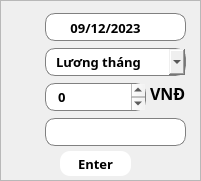
   <widget class="QFrame" name="frametest">
    <property name="geometry">
     <rect>
      <x>1370</x>
      <y>260</y>
      <width>201</width>
      <height>181</height>
     </rect>
    </property>
    <property name="styleSheet">
     <string notr="true">#frametest{
	background-color: #EDE4E0;
	border-radius: 15;
	border: 2px solid white;
}</string>
    </property>
    <property name="frameShape">
     <enum>QFrame::StyledPanel</enum>
    </property>
    <property name="frameShadow">
     <enum>QFrame::Raised</enum>
    </property>
    <widget class="QComboBox" name="comboBox">
     <property name="geometry">
      <rect>
       <x>45</x>
       <y>48</y>
       <width>141</width>
       <height>28</height>
      </rect>
     </property>
     <property name="font">
      <font>
       <family>Samsung Sharp Sans</family>
       <pointsize>10</pointsize>
       <bold>true</bold>
      </font>
     </property>
     <property name="layoutDirection">
      <enum>Qt::LeftToRight</enum>
     </property>
     <property name="autoFillBackground">
      <bool>false</bool>
     </property>
     <property name="styleSheet">
      <string notr="true">QComboBox {
    border: 1px solid gray;
    border-radius: 10px;
    min-width: 6em;
	padding-left: 10;
}

QComboBox:on {
    border-bottom-left-radius: 0px;
    border-bottom-right-radius: 0px;
}

QComboBox QAbstractItemView {
    border-bottom-right-radius: 10px;
    border-bottom-left-radius: 10px;
    background: transparent;
    border: 1px solid gray;
    padding: 4px 4px 4px 4px
}

QComboBox::drop-down {
	image: url(&quot;:/Icon/Image/icons8-down-25.png&quot;);
	width:20;
	padding-left: 5
}
</string>
     </property>
     <property name="editable">
      <bool>false</bool>
     </property>
     <property name="currentIndex">
      <number>0</number>
     </property>
     <property name="maxVisibleItems">
      <number>10</number>
     </property>
     <item>
      <property name="text">
       <string>Lương tháng</string>
      </property>
     </item>
     <item>
      <property name="text">
       <string>Khác</string>
      </property>
     </item>
    </widget>
    <widget class="QPlainTextEdit" name="plainTextEdit_2">
     <property name="geometry">
      <rect>
       <x>45</x>
       <y>118</y>
       <width>141</width>
       <height>28</height>
      </rect>
     </property>
     <property name="font">
      <font>
       <family>Samsung Sharp Sans</family>
       <bold>true</bold>
      </font>
     </property>
     <property name="styleSheet">
      <string notr="true">border-radius: 10;
background-color: white;
border: 1px solid gray;
padding-left: 5</string>
     </property>
     <property name="plainText">
      <string/>
     </property>
    </widget>
    <widget class="QLabel" name="label_11">
     <property name="geometry">
      <rect>
       <x>10</x>
       <y>48</y>
       <width>25</width>
       <height>25</height>
      </rect>
     </property>
     <property name="text">
      <string/>
     </property>
     <property name="pixmap">
      <pixmap resource="ResourceFile.qrc">:/Icon/Image/icons8-goal-40.png</pixmap>
     </property>
     <property name="scaledContents">
      <bool>true</bool>
     </property>
    </widget>
    <widget class="QLabel" name="label_12">
     <property name="geometry">
      <rect>
       <x>10</x>
       <y>83</y>
       <width>25</width>
       <height>25</height>
      </rect>
     </property>
     <property name="text">
      <string/>
     </property>
     <property name="pixmap">
      <pixmap resource="ResourceFile.qrc">:/Icon/Image/icons8-money-40.png</pixmap>
     </property>
     <property name="scaledContents">
      <bool>true</bool>
     </property>
    </widget>
    <widget class="QLabel" name="label_13">
     <property name="geometry">
      <rect>
       <x>10</x>
       <y>118</y>
       <width>25</width>
       <height>25</height>
      </rect>
     </property>
     <property name="text">
      <string/>
     </property>
     <property name="pixmap">
      <pixmap resource="ResourceFile.qrc">:/Icon/Image/icons8-note-40.png</pixmap>
     </property>
     <property name="scaledContents">
      <bool>true</bool>
     </property>
    </widget>
    <widget class="QLabel" name="label">
     <property name="geometry">
      <rect>
       <x>150</x>
       <y>83</y>
       <width>35</width>
       <height>20</height>
      </rect>
     </property>
     <property name="font">
      <font>
       <family>Samsung Sharp Sans</family>
       <pointsize>12</pointsize>
       <bold>true</bold>
      </font>
     </property>
     <property name="text">
      <string>VNĐ</string>
     </property>
    </widget>
    <widget class="QPushButton" name="pushButton_SetThu">
     <property name="geometry">
      <rect>
       <x>60</x>
       <y>151</y>
       <width>71</width>
       <height>25</height>
      </rect>
     </property>
     <property name="font">
      <font>
       <family>Samsung Sharp Sans</family>
       <pointsize>10</pointsize>
       <bold>true</bold>
      </font>
     </property>
     <property name="styleSheet">
      <string notr="true">#pushButton_SetThu
{
	border: 0px solid white;
	background-color: white;
	border-radius: 10px;
}
#pushButton_SetThu::pressed
{
	background-color: #99FFFF;
	border-style: inset;
}
#pushButton_SetThu::hover
{
	background-color: #BBBBBB;
	border-style: inset;
}</string>
     </property>
     <property name="text">
      <string>Enter</string>
     </property>
     <property name="icon">
      <iconset resource="ResourceFile.qrc">
       <normaloff>:/Icon/Image/icons8-next-50.png</normaloff>:/Icon/Image/icons8-next-50.png</iconset>
     </property>
     <property name="iconSize">
      <size>
       <width>20</width>
       <height>20</height>
      </size>
     </property>
    </widget>
    <widget class="QPlainTextEdit" name="plainTextEdit_3">
     <property name="geometry">
      <rect>
       <x>45</x>
       <y>83</y>
       <width>101</width>
       <height>28</height>
      </rect>
     </property>
     <property name="font">
      <font>
       <family>Samsung Sharp Sans</family>
       <pointsize>10</pointsize>
       <bold>true</bold>
      </font>
     </property>
     <property name="styleSheet">
      <string notr="true">border-radius: 10;
background-color: white;
border: 1px solid gray;
padding-left: 8</string>
     </property>
     <property name="plainText">
      <string>0</string>
     </property>
    </widget>
    <widget class="QLabel" name="label_date_selected_2">
     <property name="geometry">
      <rect>
       <x>60</x>
       <y>13</y>
       <width>91</width>
       <height>25</height>
      </rect>
     </property>
     <property name="font">
      <font>
       <family>Samsung Sharp Sans</family>
       <pointsize>10</pointsize>
       <bold>true</bold>
      </font>
     </property>
     <property name="styleSheet">
      <string notr="true">#label_date_selected{
	background-color: white;
	border-radius: 10;
	border: 1px solid white;
	color: black
}</string>
     </property>
     <property name="text">
      <string>09/12/2023</string>
     </property>
     <property name="alignment">
      <set>Qt::AlignCenter</set>
     </property>
    </widget>
    <widget class="QPlainTextEdit" name="plainTextEdit_7">
     <property name="geometry">
      <rect>
       <x>45</x>
       <y>13</y>
       <width>141</width>
       <height>28</height>
      </rect>
     </property>
     <property name="font">
      <font>
       <family>Samsung Sharp Sans</family>
       <bold>true</bold>
      </font>
     </property>
     <property name="styleSheet">
      <string notr="true">border-radius: 10;
background-color: white;
border: 1px solid gray;
padding-left: 5</string>
     </property>
     <property name="plainText">
      <string/>
     </property>
    </widget>
    <widget class="QLabel" name="label_18">
     <property name="geometry">
      <rect>
       <x>8</x>
       <y>13</y>
       <width>31</width>
       <height>31</height>
      </rect>
     </property>
     <property name="text">
      <string/>
     </property>
     <property name="pixmap">
      <pixmap resource="ResourceFile.qrc">:/Icon/Image/icons8-calendar-48.png</pixmap>
     </property>
     <property name="scaledContents">
      <bool>true</bool>
     </property>
    </widget>
    <widget class="QPushButton" name="pushButton_Selectday_Thu">
     <property name="geometry">
      <rect>
       <x>160</x>
       <y>15</y>
       <width>21</width>
       <height>24</height>
      </rect>
     </property>
     <property name="styleSheet">
      <string notr="true">#pushButton_Selectday_Thu
{
	border: 0px solid white;
	background-color: white;
	border-radius: 10px;
}
#pushButton_Selectday_Thu::pressed
{
	background-color: #99FFFF;
	border-style: inset;
}
#pushButton_Selectday_Thu::hover
{
	background-color: #BBBBBB;
	border-style: inset;
}</string>
     </property>
     <property name="text">
      <string/>
     </property>
     <property name="icon">
      <iconset resource="ResourceFile.qrc">
       <normaloff>:/Icon/Image/icons8-calendar-48.png</normaloff>:/Icon/Image/icons8-calendar-48.png</iconset>
     </property>
     <property name="iconSize">
      <size>
       <width>20</width>
       <height>20</height>
      </size>
     </property>
    </widget>
    <widget class="QLabel" name="label_date_selected_Thu">
     <property name="geometry">
      <rect>
       <x>60</x>
       <y>15</y>
       <width>91</width>
       <height>25</height>
      </rect>
     </property>
     <property name="font">
      <font>
       <family>Samsung Sharp Sans</family>
       <pointsize>10</pointsize>
       <bold>true</bold>
      </font>
     </property>
     <property name="styleSheet">
      <string notr="true">#label_date_selected_Thu{
	background-color: white;
	border-radius: 10;
	border: 1px solid white;
	color: black
}</string>
     </property>
     <property name="text">
      <string>09/12/2023</string>
     </property>
     <property name="alignment">
      <set>Qt::AlignCenter</set>
     </property>
    </widget>
   </widget>
